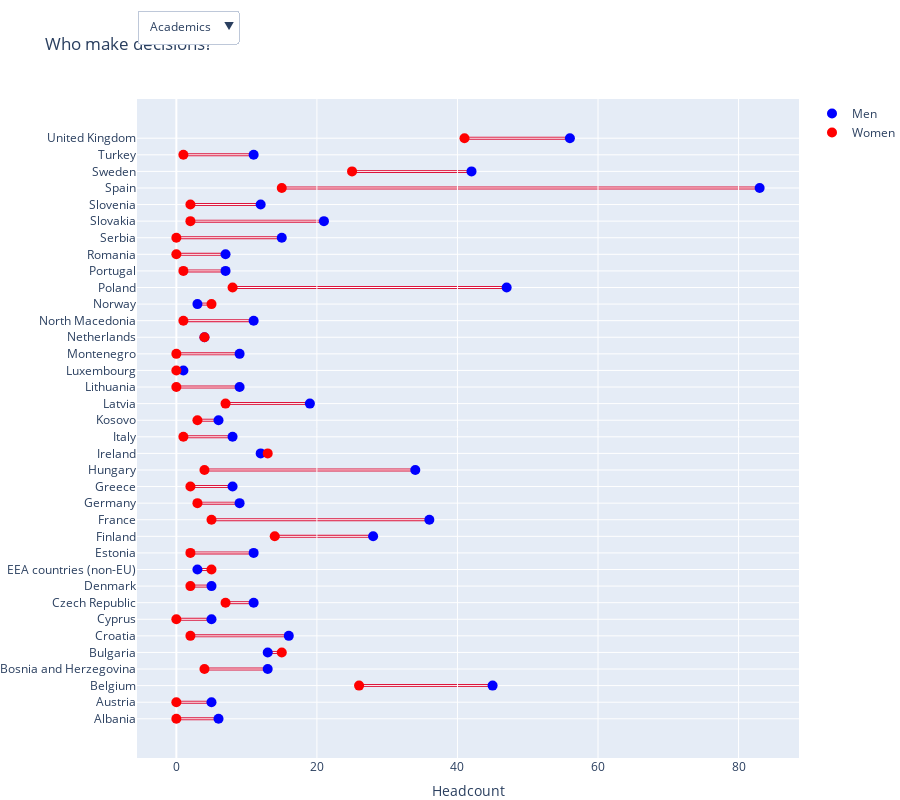

Here is the notebook cell this chart was saved with:
### Code cell
fig = go.Figure()


for category in df['category'].unique():
    df_subset =  df[(df['category']== category )]

    fig.add_trace(go.Scatter(x=df_subset['Men'], y=df_subset['geo'], mode='markers', name='Men', marker_color='blue',  marker_size=10,visible=False))
    fig.add_trace(go.Scatter(x=df_subset['Women'], y=df_subset['geo'], mode='markers', name='Women', marker_color='red', marker_size=10,visible=False))

    if category == 'Academics':
        for i in range(0, len(df_subset)):
            fig.add_shape(type='line',
                        x0 = df_subset['Men'].iloc[i],
                        y0 = i,
                        x1 = df_subset['Women'].iloc[i],
                        y1 = i,
                        line=dict(color='crimson', width = 3,),
                        layer='below')

fig.data[0].visible = True
fig.data[1].visible = True

kind = df['category'].unique()
button = []
for i in range(len(kind)):
    
    button_content = dict(label=kind[i],
                            method="update",
                            args=[{"visible": [False] * len(fig.data)},
                            {"shapes": []}])
    if i == 0:
        button_content['args'][0]['visible'][i] = True
        button_content['args'][0]['visible'][i+1] = True
    else:
        button_content['args'][0]['visible'][i*2] = True
        button_content['args'][0]['visible'][i*2+1] = True

    
    shape = []
    category = df['category'].unique()[i]
    df_subset =  df[(df['category']== category )]
   
    for j in range(len(df_subset)):
        shape_content = dict(
            type='line',
            x0 = df_subset['Men'].iloc[j],
            y0 = j,
            x1 = df_subset['Women'].iloc[j],
            y1 = j,
            line=dict(color='crimson', width = 3,),
            layer='below')
        shape.append(shape_content)

    button_content['args'][1]['shapes'] = shape

    button.append(button_content)


button_height = 0.15
x1_loc = 0.00
y1_loc = 1.15

fig.update_layout(
    # DEFINE A LIST OF THE VARIOUS BUTTONS (STORED AS DICTIONARIES)
    updatemenus = [
        dict(
            buttons= list(button),
            # PLACEMENT AND META DATA FOR THE BUTTON
            direction="down",
            showactive=True,  # HIGHLIGHTS ACTIVE DROPDOWN ITEM OR ACTIVE BUTTON IF TRUE
            pad={"r": 10, "t": 10},  # PADDING
            x=x1_loc,  # POSITION
            y=y1_loc,
            xanchor="left",  # ANCHOR POINT
            yanchor="top"
        )
    ],
    title="Who make decisions?",
    xaxis_title="Headcount",
    #yaxis_title="Country",
    yaxis={"dtick":1},
    margin={"t":0,"b":0},
    height=800
    
)

# SHOW
fig.show()

### Figure 1 — Plotly figure (JSON) as saved in the notebook; plotly's stock layout.template omitted (floating-point values rounded to 4 significant figures)
{"data": [{"marker": {"color": "blue", "size": 10}, "mode": "markers", "name": "Men", "type": "scatter", "visible": true, "x": [6, 5, 45, 13, 13, 16, 5, 11, 5, 3, 11, 28, 36, 9, 8, 34, 12, 8, 6, 19, 9, 1, 9, 4, 11, 3, 47, 7, 7, 15, 21, 12, 83, 42, 11, 56], "y": ["Albania", "Austria", "Belgium", "Bosnia and Herzegovina", "Bulgaria", "Croatia", "Cyprus", "Czech Republic", "Denmark", "EEA countries (non-EU)", "Estonia", "Finland", "France", "Germany", "Greece", "Hungary", "Ireland", "Italy", "Kosovo", "Latvia", "Lithuania", "Luxembourg", "Montenegro", "Netherlands", "North Macedonia", "Norway", "Poland", "Portugal", "Romania", "Serbia", "Slovakia", "Slovenia", "Spain", "Sweden", "Turkey", "United Kingdom"]}, {"marker": {"color": "red", "size": 10}, "mode": "markers", "name": "Women", "type": "scatter", "visible": true, "x": [0, 0, 26, 4, 15, 2, 0, 7, 2, 5, 2, 14, 5, 3, 2, 4, 13, 1, 3, 7, 0, 0, 0, 4, 1, 5, 8, 1, 0, 0, 2, 2, 15, 25, 1, 41], "y": ["Albania", "Austria", "Belgium", "Bosnia and Herzegovina", "Bulgaria", "Croatia", "Cyprus", "Czech Republic", "Denmark", "EEA countries (non-EU)", "Estonia", "Finland", "France", "Germany", "Greece", "Hungary", "Ireland", "Italy", "Kosovo", "Latvia", "Lithuania", "Luxembourg", "Montenegro", "Netherlands", "North Macedonia", "Norway", "Poland", "Portugal", "Romania", "Serbia", "Slovakia", "Slovenia", "Spain", "Sweden", "Turkey", "United Kingdom"]}, {"marker": {"color": "blue", "size": 10}, "mode": "markers", "name": "Men", "type": "scatter", "visible": false, "x": [7, 36, 19, 28, 23, 25, 10, 61, 15, 24, 15, 16, 60, 96, 53, 35, 6, 7, 234, 12, 12, 6, 18, 3, 9, 4, 21, 10, 12, 75, 39, 25, 15, 43, 18, 60, 12, 331, 11], "y": ["Albania", "Austria", "Belgium", "Bosnia and Herzegovina", "Bulgaria", "Croatia", "Cyprus", "Czechia", "Denmark", "EEA countries (non-EU)", "Estonia", "Finland", "France", "Germany", "Greece", "Hungary", "Iceland", "Ireland", "Italy", "Kosovo", "Latvia", "Liechtenstein", "Lithuania", "Luxembourg", "Malta", "Montenegro", "Netherlands", "North Macedonia", "Norway", "Poland", "Portugal", "Romania", "Serbia", "Slovakia", "Slovenia", "Spain", "Sweden", "Turkey", "United Kingdom"]}, {"marker": {"color": "red", "size": 10}, "mode": "markers", "name": "Women", "type": "scatter", "visible": false, "x": [1, 25, 11, 25, 72, 12, 4, 10, 4, 12, 5, 6, 65, 57, 27, 55, 2, 2, 127, 4, 21, 1, 12, 2, 2, 11, 15, 11, 9, 22, 19, 84, 27, 43, 12, 14, 5, 47, 2], "y": ["Albania", "Austria", "Belgium", "Bosnia and Herzegovina", "Bulgaria", "Croatia", "Cyprus", "Czechia", "Denmark", "EEA countries (non-EU)", "Estonia", "Finland", "France", "Germany", "Greece", "Hungary", "Iceland", "Ireland", "Italy", "Kosovo", "Latvia", "Liechtenstein", "Lithuania", "Luxembourg", "Malta", "Montenegro", "Netherlands", "North Macedonia", "Norway", "Poland", "Portugal", "Romania", "Serbia", "Slovakia", "Slovenia", "Spain", "Sweden", "Turkey", "United Kingdom"]}, {"marker": {"color": "blue", "size": 10}, "mode": "markers", "name": "Men", "type": "scatter", "visible": false, "x": [72, 162, 1772, 16349, 4710, 1675, 2516, 1358, 6421, 11234, 2740, 134, 460, 283], "y": ["A Agriculture, hunting and forestry", "B Fishing", "C Mining and quarrying", "D Manufacturing", "E Electricity, gas and water supply", "F Construction", "G Wholesale and retail trade; repair of motor vehicles, motorcycles and personal and household goods", "H Hotels and restaurants", "I Transport, storage and communication", "J Financial intermediation", "K Real estate, renting and business activities, consulting", "L Public administration and defence; compulsory social security", "N Health and social work", "O Other community, social and personal service activities"]}, {"marker": {"color": "red", "size": 10}, "mode": "markers", "name": "Women", "type": "scatter", "visible": false, "x": [45, 94, 673, 6803, 1770, 510, 1060, 338, 2600, 4751, 1235, 38, 170, 100], "y": ["A Agriculture, hunting and forestry", "B Fishing", "C Mining and quarrying", "D Manufacturing", "E Electricity, gas and water supply", "F Construction", "G Wholesale and retail trade; repair of motor vehicles, motorcycles and personal and household goods", "H Hotels and restaurants", "I Transport, storage and communication", "J Financial intermediation", "K Real estate, renting and business activities, consulting", "L Public administration and defence; compulsory social security", "N Health and social work", "O Other community, social and personal service activities"]}], "layout": {"height": 800, "margin": {"b": 0, "t": 0}, "shapes": [{"layer": "below", "line": {"color": "crimson", "width": 3}, "type": "line", "x0": 6, "x1": 0, "y0": 0, "y1": 0}, {"layer": "below", "line": {"color": "crimson", "width": 3}, "type": "line", "x0": 5, "x1": 0, "y0": 1, "y1": 1}, {"layer": "below", "line": {"color": "crimson", "width": 3}, "type": "line", "x0": 45, "x1": 26, "y0": 2, "y1": 2}, {"layer": "below", "line": {"color": "crimson", "width": 3}, "type": "line", "x0": 13, "x1": 4, "y0": 3, "y1": 3}, {"layer": "below", "line": {"color": "crimson", "width": 3}, "type": "line", "x0": 13, "x1": 15, "y0": 4, "y1": 4}, {"layer": "below", "line": {"color": "crimson", "width": 3}, "type": "line", "x0": 16, "x1": 2, "y0": 5, "y1": 5}, {"layer": "below", "line": {"color": "crimson", "width": 3}, "type": "line", "x0": 5, "x1": 0, "y0": 6, "y1": 6}, {"layer": "below", "line": {"color": "crimson", "width": 3}, "type": "line", "x0": 11, "x1": 7, "y0": 7, "y1": 7}, {"layer": "below", "line": {"color": "crimson", "width": 3}, "type": "line", "x0": 5, "x1": 2, "y0": 8, "y1": 8}, {"layer": "below", "line": {"color": "crimson", "width": 3}, "type": "line", "x0": 3, "x1": 5, "y0": 9, "y1": 9}, {"layer": "below", "line": {"color": "crimson", "width": 3}, "type": "line", "x0": 11, "x1": 2, "y0": 10, "y1": 10}, {"layer": "below", "line": {"color": "crimson", "width": 3}, "type": "line", "x0": 28, "x1": 14, "y0": 11, "y1": 11}, {"layer": "below", "line": {"color": "crimson", "width": 3}, "type": "line", "x0": 36, "x1": 5, "y0": 12, "y1": 12}, {"layer": "below", "line": {"color": "crimson", "width": 3}, "type": "line", "x0": 9, "x1": 3, "y0": 13, "y1": 13}, {"layer": "below", "line": {"color": "crimson", "width": 3}, "type": "line", "x0": 8, "x1": 2, "y0": 14, "y1": 14}, {"layer": "below", "line": {"color": "crimson", "width": 3}, "type": "line", "x0": 34, "x1": 4, "y0": 15, "y1": 15}, {"layer": "below", "line": {"color": "crimson", "width": 3}, "type": "line", "x0": 12, "x1": 13, "y0": 16, "y1": 16}, {"layer": "below", "line": {"color": "crimson", "width": 3}, "type": "line", "x0": 8, "x1": 1, "y0": 17, "y1": 17}, {"layer": "below", "line": {"color": "crimson", "width": 3}, "type": "line", "x0": 6, "x1": 3, "y0": 18, "y1": 18}, {"layer": "below", "line": {"color": "crimson", "width": 3}, "type": "line", "x0": 19, "x1": 7, "y0": 19, "y1": 19}, {"layer": "below", "line": {"color": "crimson", "width": 3}, "type": "line", "x0": 9, "x1": 0, "y0": 20, "y1": 20}, {"layer": "below", "line": {"color": "crimson", "width": 3}, "type": "line", "x0": 1, "x1": 0, "y0": 21, "y1": 21}, {"layer": "below", "line": {"color": "crimson", "width": 3}, "type": "line", "x0": 9, "x1": 0, "y0": 22, "y1": 22}, {"layer": "below", "line": {"color": "crimson", "width": 3}, "type": "line", "x0": 4, "x1": 4, "y0": 23, "y1": 23}, {"layer": "below", "line": {"color": "crimson", "width": 3}, "type": "line", "x0": 11, "x1": 1, "y0": 24, "y1": 24}, {"layer": "below", "line": {"color": "crimson", "width": 3}, "type": "line", "x0": 3, "x1": 5, "y0": 25, "y1": 25}, {"layer": "below", "line": {"color": "crimson", "width": 3}, "type": "line", "x0": 47, "x1": 8, "y0": 26, "y1": 26}, {"layer": "below", "line": {"color": "crimson", "width": 3}, "type": "line", "x0": 7, "x1": 1, "y0": 27, "y1": 27}, {"layer": "below", "line": {"color": "crimson", "width": 3}, "type": "line", "x0": 7, "x1": 0, "y0": 28, "y1": 28}, {"layer": "below", "line": {"color": "crimson", "width": 3}, "type": "line", "x0": 15, "x1": 0, "y0": 29, "y1": 29}, {"layer": "below", "line": {"color": "crimson", "width": 3}, "type": "line", "x0": 21, "x1": 2, "y0": 30, "y1": 30}, {"layer": "below", "line": {"color": "crimson", "width": 3}, "type": "line", "x0": 12, "x1": 2, "y0": 31, "y1": 31}, {"layer": "below", "line": {"color": "crimson", "width": 3}, "type": "line", "x0": 83, "x1": 15, "y0": 32, "y1": 32}, {"layer": "below", "line": {"color": "crimson", "width": 3}, "type": "line", "x0": 42, "x1": 25, "y0": 33, "y1": 33}, {"layer": "below", "line": {"color": "crimson", "width": 3}, "type": "line", "x0": 11, "x1": 1, "y0": 34, "y1": 34}, {"layer": "below", "line": {"color": "crimson", "width": 3}, "type": "line", "x0": 56, "x1": 41, "y0": 35, "y1": 35}], "title": {"text": "Who make decisions?"}, "updatemenus": [{"buttons": [{"args": [{"visible": [true, true, false, false, false, false]}, {"shapes": [{"layer": "below", "line": {"color": "crimson", "width": 3}, "type": "line", "x0": 6, "x1": 0, "y0": 0, "y1": 0}, {"layer": "below", "line": {"color": "crimson", "width": 3}, "type": "line", "x0": 5, "x1": 0, "y0": 1, "y1": 1}, {"layer": "below", "line": {"color": "crimson", "width": 3}, "type": "line", "x0": 45, "x1": 26, "y0": 2, "y1": 2}, {"layer": "below", "line": {"color": "crimson", "width": 3}, "type": "line", "x0": 13, "x1": 4, "y0": 3, "y1": 3}, {"layer": "below", "line": {"color": "crimson", "width": 3}, "type": "line", "x0": 13, "x1": 15, "y0": 4, "y1": 4}, {"layer": "below", "line": {"color": "crimson", "width": 3}, "type": "line", "x0": 16, "x1": 2, "y0": 5, "y1": 5}, {"layer": "below", "line": {"color": "crimson", "width": 3}, "type": "line", "x0": 5, "x1": 0, "y0": 6, "y1": 6}, {"layer": "below", "line": {"color": "crimson", "width": 3}, "type": "line", "x0": 11, "x1": 7, "y0": 7, "y1": 7}, {"layer": "below", "line": {"color": "crimson", "width": 3}, "type": "line", "x0": 5, "x1": 2, "y0": 8, "y1": 8}, {"layer": "below", "line": {"color": "crimson", "width": 3}, "type": "line", "x0": 3, "x1": 5, "y0": 9, "y1": 9}, {"layer": "below", "line": {"color": "crimson", "width": 3}, "type": "line", "x0": 11, "x1": 2, "y0": 10, "y1": 10}, {"layer": "below", "line": {"color": "crimson", "width": 3}, "type": "line", "x0": 28, "x1": 14, "y0": 11, "y1": 11}, {"layer": "below", "line": {"color": "crimson", "width": 3}, "type": "line", "x0": 36, "x1": 5, "y0": 12, "y1": 12}, {"layer": "below", "line": {"color": "crimson", "width": 3}, "type": "line", "x0": 9, "x1": 3, "y0": 13, "y1": 13}, {"layer": "below", "line": {"color": "crimson", "width": 3}, "type": "line", "x0": 8, "x1": 2, "y0": 14, "y1": 14}, {"layer": "below", "line": {"color": "crimson", "width": 3}, "type": "line", "x0": 34, "x1": 4, "y0": 15, "y1": 15}, {"layer": "below", "line": {"color": "crimson", "width": 3}, "type": "line", "x0": 12, "x1": 13, "y0": 16, "y1": 16}, {"layer": "below", "line": {"color": "crimson", "width": 3}, "type": "line", "x0": 8, "x1": 1, "y0": 17, "y1": 17}, {"layer": "below", "line": {"color": "crimson", "width": 3}, "type": "line", "x0": 6, "x1": 3, "y0": 18, "y1": 18}, {"layer": "below", "line": {"color": "crimson", "width": 3}, "type": "line", "x0": 19, "x1": 7, "y0": 19, "y1": 19}, {"layer": "below", "line": {"color": "crimson", "width": 3}, "type": "line", "x0": 9, "x1": 0, "y0": 20, "y1": 20}, {"layer": "below", "line": {"color": "crimson", "width": 3}, "type": "line", "x0": 1, "x1": 0, "y0": 21, "y1": 21}, {"layer": "below", "line": {"color": "crimson", "width": 3}, "type": "line", "x0": 9, "x1": 0, "y0": 22, "y1": 22}, {"layer": "below", "line": {"color": "crimson", "width": 3}, "type": "line", "x0": 4, "x1": 4, "y0": 23, "y1": 23}, {"layer": "below", "line": {"color": "crimson", "width": 3}, "type": "line", "x0": 11, "x1": 1, "y0": 24, "y1": 24}, {"layer": "below", "line": {"color": "crimson", "width": 3}, "type": "line", "x0": 3, "x1": 5, "y0": 25, "y1": 25}, {"layer": "below", "line": {"color": "crimson", "width": 3}, "type": "line", "x0": 47, "x1": 8, "y0": 26, "y1": 26}, {"layer": "below", "line": {"color": "crimson", "width": 3}, "type": "line", "x0": 7, "x1": 1, "y0": 27, "y1": 27}, {"layer": "below", "line": {"color": "crimson", "width": 3}, "type": "line", "x0": 7, "x1": 0, "y0": 28, "y1": 28}, {"layer": "below", "line": {"color": "crimson", "width": 3}, "type": "line", "x0": 15, "x1": 0, "y0": 29, "y1": 29}, {"layer": "below", "line": {"color": "crimson", "width": 3}, "type": "line", "x0": 21, "x1": 2, "y0": 30, "y1": 30}, {"layer": "below", "line": {"color": "crimson", "width": 3}, "type": "line", "x0": 12, "x1": 2, "y0": 31, "y1": 31}, {"layer": "below", "line": {"color": "crimson", "width": 3}, "type": "line", "x0": 83, "x1": 15, "y0": 32, "y1": 32}, {"layer": "below", "line": {"color": "crimson", "width": 3}, "type": "line", "x0": 42, "x1": 25, "y0": 33, "y1": 33}, {"layer": "below", "line": {"color": "crimson", "width": 3}, "type": "line", "x0": 11, "x1": 1, "y0": 34, "y1": 34}, {"layer": "below", "line": {"color": "crimson", "width": 3}, "type": "line", "x0": 56, "x1": 41, "y0": 35, "y1": 35}]}], "label": "Academics", "method": "update"}, {"args": [{"visible": [false, false, true, true, false, false]}, {"shapes": [{"layer": "below", "line": {"color": "crimson", "width": 3}, "type": "line", "x0": 7, "x1": 1, "y0": 0, "y1": 0}, {"layer": "below", "line": {"color": "crimson", "width": 3}, "type": "line", "x0": 36, "x1": 25, "y0": 1, "y1": 1}, {"layer": "below", "line": {"color": "crimson", "width": 3}, "type": "line", "x0": 19, "x1": 11, "y0": 2, "y1": 2}, {"layer": "below", "line": {"color": "crimson", "width": 3}, "type": "line", "x0": 28, "x1": 25, "y0": 3, "y1": 3}, {"layer": "below", "line": {"color": "crimson", "width": 3}, "type": "line", "x0": 23, "x1": 72, "y0": 4, "y1": 4}, {"layer": "below", "line": {"color": "crimson", "width": 3}, "type": "line", "x0": 25, "x1": 12, "y0": 5, "y1": 5}, {"layer": "below", "line": {"color": "crimson", "width": 3}, "type": "line", "x0": 10, "x1": 4, "y0": 6, "y1": 6}, {"layer": "below", "line": {"color": "crimson", "width": 3}, "type": "line", "x0": 61, "x1": 10, "y0": 7, "y1": 7}, {"layer": "below", "line": {"color": "crimson", "width": 3}, "type": "line", "x0": 15, "x1": 4, "y0": 8, "y1": 8}, {"layer": "below", "line": {"color": "crimson", "width": 3}, "type": "line", "x0": 24, "x1": 12, "y0": 9, "y1": 9}, {"layer": "below", "line": {"color": "crimson", "width": 3}, "type": "line", "x0": 15, "x1": 5, "y0": 10, "y1": 10}, {"layer": "below", "line": {"color": "crimson", "width": 3}, "type": "line", "x0": 16, "x1": 6, "y0": 11, "y1": 11}, {"layer": "below", "line": {"color": "crimson", "width": 3}, "type": "line", "x0": 60, "x1": 65, "y0": 12, "y1": 12}, {"layer": "below", "line": {"color": "crimson", "width": 3}, "type": "line", "x0": 96, "x1": 57, "y0": 13, "y1": 13}, {"layer": "below", "line": {"color": "crimson", "width": 3}, "type": "line", "x0": 53, "x1": 27, "y0": 14, "y1": 14}, {"layer": "below", "line": {"color": "crimson", "width": 3}, "type": "line", "x0": 35, "x1": 55, "y0": 15, "y1": 15}, {"layer": "below", "line": {"color": "crimson", "width": 3}, "type": "line", "x0": 6, "x1": 2, "y0": 16, "y1": 16}, {"layer": "below", "line": {"color": "crimson", "width": 3}, "type": "line", "x0": 7, "x1": 2, "y0": 17, "y1": 17}, {"layer": "below", "line": {"color": "crimson", "width": 3}, "type": "line", "x0": 234, "x1": 127, "y0": 18, "y1": 18}, {"layer": "below", "line": {"color": "crimson", "width": 3}, "type": "line", "x0": 12, "x1": 4, "y0": 19, "y1": 19}, {"layer": "below", "line": {"color": "crimson", "width": 3}, "type": "line", "x0": 12, "x1": 21, "y0": 20, "y1": 20}, {"layer": "below", "line": {"color": "crimson", "width": 3}, "type": "line", "x0": 6, "x1": 1, "y0": 21, "y1": 21}, {"layer": "below", "line": {"color": "crimson", "width": 3}, "type": "line", "x0": 18, "x1": 12, "y0": 22, "y1": 22}, {"layer": "below", "line": {"color": "crimson", "width": 3}, "type": "line", "x0": 3, "x1": 2, "y0": 23, "y1": 23}, {"layer": "below", "line": {"color": "crimson", "width": 3}, "type": "line", "x0": 9, "x1": 2, "y0": 24, "y1": 24}, {"layer": "below", "line": {"color": "crimson", "width": 3}, "type": "line", "x0": 4, "x1": 11, "y0": 25, "y1": 25}, {"layer": "below", "line": {"color": "crimson", "width": 3}, "type": "line", "x0": 21, "x1": 15, "y0": 26, "y1": 26}, {"layer": "below", "line": {"color": "crimson", "width": 3}, "type": "line", "x0": 10, "x1": 11, "y0": 27, "y1": 27}, {"layer": "below", "line": {"color": "crimson", "width": 3}, "type": "line", "x0": 12, "x1": 9, "y0": 28, "y1": 28}, {"layer": "below", "line": {"color": "crimson", "width": 3}, "type": "line", "x0": 75, "x1": 22, "y0": 29, "y1": 29}, {"layer": "below", "line": {"color": "crimson", "width": 3}, "type": "line", "x0": 39, "x1": 19, "y0": 30, "y1": 30}, {"layer": "below", "line": {"color": "crimson", "width": 3}, "type": "line", "x0": 25, "x1": 84, "y0": 31, "y1": 31}, {"layer": "below", "line": {"color": "crimson", "width": 3}, "type": "line", "x0": 15, "x1": 27, "y0": 32, "y1": 32}, {"layer": "below", "line": {"color": "crimson", "width": 3}, "type": "line", "x0": 43, "x1": 43, "y0": 33, "y1": 33}, {"layer": "below", "line": {"color": "crimson", "width": 3}, "type": "line", "x0": 18, "x1": 12, "y0": 34, "y1": 34}, {"layer": "below", "line": {"color": "crimson", "width": 3}, "type": "line", "x0": 60, "x1": 14, "y0": 35, "y1": 35}, {"layer": "below", "line": {"color": "crimson", "width": 3}, "type": "line", "x0": 12, "x1": 5, "y0": 36, "y1": 36}, {"layer": "below", "line": {"color": "crimson", "width": 3}, "type": "line", "x0": 331, "x1": 47, "y0": 37, "y1": 37}, {"layer": "below", "line": {"color": "crimson", "width": 3}, "type": "line", "x0": 11, "x1": 2, "y0": 38, "y1": 38}]}], "label": "Judiciary", "method": "update"}, {"args": [{"visible": [false, false, false, false, true, true]}, {"shapes": [{"layer": "below", "line": {"color": "crimson", "width": 3}, "type": "line", "x0": 72, "x1": 45, "y0": 0, "y1": 0}, {"layer": "below", "line": {"color": "crimson", "width": 3}, "type": "line", "x0": 162, "x1": 94, "y0": 1, "y1": 1}, {"layer": "below", "line": {"color": "crimson", "width": 3}, "type": "line", "x0": 1772, "x1": 673, "y0": 2, "y1": 2}, {"layer": "below", "line": {"color": "crimson", "width": 3}, "type": "line", "x0": 16349, "x1": 6803, "y0": 3, "y1": 3}, {"layer": "below", "line": {"color": "crimson", "width": 3}, "type": "line", "x0": 4710, "x1": 1770, "y0": 4, "y1": 4}, {"layer": "below", "line": {"color": "crimson", "width": 3}, "type": "line", "x0": 1675, "x1": 510, "y0": 5, "y1": 5}, {"layer": "below", "line": {"color": "crimson", "width": 3}, "type": "line", "x0": 2516, "x1": 1060, "y0": 6, "y1": 6}, {"layer": "below", "line": {"color": "crimson", "width": 3}, "type": "line", "x0": 1358, "x1": 338, "y0": 7, "y1": 7}, {"layer": "below", "line": {"color": "crimson", "width": 3}, "type": "line", "x0": 6421, "x1": 2600, "y0": 8, "y1": 8}, {"layer": "below", "line": {"color": "crimson", "width": 3}, "type": "line", "x0": 11234, "x1": 4751, "y0": 9, "y1": 9}, {"layer": "below", "line": {"color": "crimson", "width": 3}, "type": "line", "x0": 2740, "x1": 1235, "y0": 10, "y1": 10}, {"layer": "below", "line": {"color": "crimson", "width": 3}, "type": "line", "x0": 134, "x1": 38, "y0": 11, "y1": 11}, {"layer": "below", "line": {"color": "crimson", "width": 3}, "type": "line", "x0": 460, "x1": 170, "y0": 12, "y1": 12}, {"layer": "below", "line": {"color": "crimson", "width": 3}, "type": "line", "x0": 283, "x1": 100, "y0": 13, "y1": 13}]}], "label": "Business", "method": "update"}], "direction": "down", "pad": {"r": 10, "t": 10}, "showactive": true, "x": 0, "xanchor": "left", "y": 1.15, "yanchor": "top"}], "xaxis": {"title": {"text": "Headcount"}}, "yaxis": {"dtick": 1}}}
